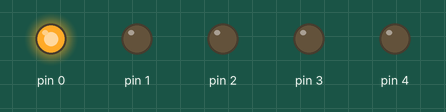
The sketch below on a simulated Arduino Uno, built with avr-gcc and run on an emulated ATmega328P. Shown: output pins drawn as LEDs (lit = HIGH).

Above: at 0.5 s.
At 1.5 s:
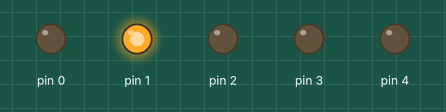
At 2.5 s:
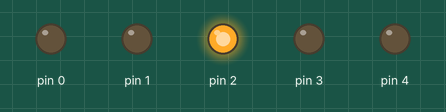
At 3.5 s:
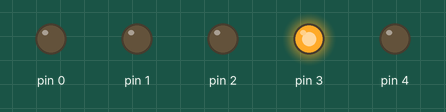
At 4.5 s:
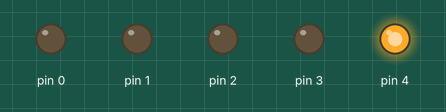
Timing chart, 0 to 6.5 s (numbered marks = the images above):
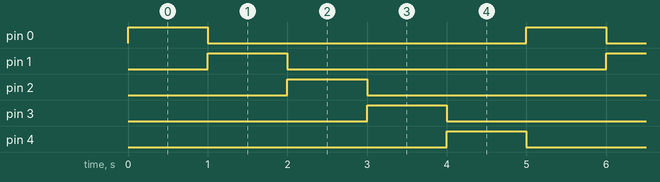

The sketch:

sirayla_isiklari_yak.ino
```cpp
// C++ code
//
void setup()
{
  pinMode(0, OUTPUT);
  pinMode(1, OUTPUT);
   pinMode(2 ,OUTPUT);
  pinMode(3 ,OUTPUT);
  pinMode(4 ,OUTPUT);
}

void loop()
{
  digitalWrite(0, 1);//Güç ver
  delay(1000);// 1 saniye bekle
  digitalWrite(0, 0);//Gücü kes

  digitalWrite(1, 1);
  delay(1000);
  digitalWrite(1, 0);

  digitalWrite(2, 1);
  delay(1000);
  digitalWrite(2, 0);

  digitalWrite(3, 1);
  delay(1000);
  digitalWrite(3,0);

  digitalWrite(4, 1);
  delay(1000);
  digitalWrite(4, 0);

}
```

Measured:
- by itself, pin 0–4: alternates HIGH for 1.0 s and LOW for 4.0 s
- by itself, everything shown: repeats every 5.0 s, in 6 steps
